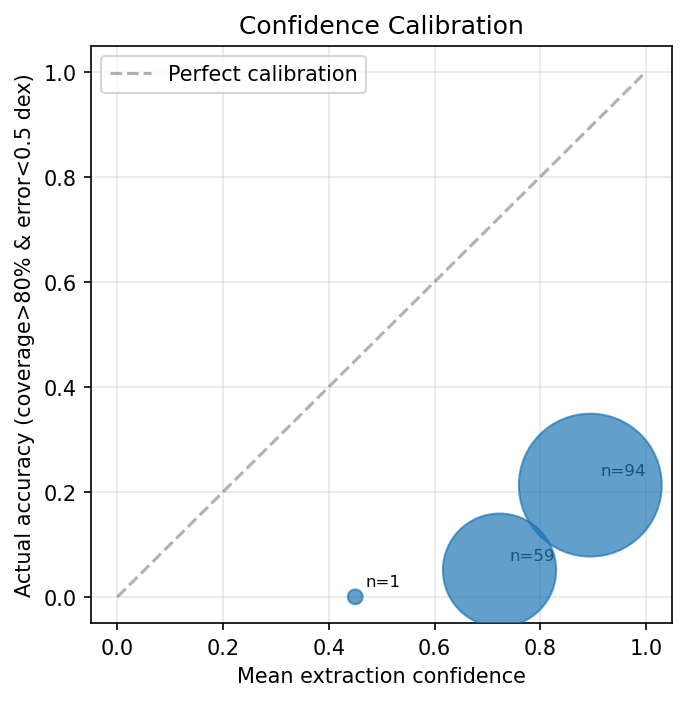
#> input picture evaluation/report.png, 687 x 701 px; its folder holds only this picture in this run
$ python -i plot_calibration.py   (imports and definitions only)
#> lines starting #> are read from the running program, lines starting #| are printed output that depends on the picture; after the words box and inside, x2 and y2 are one past the last pixel; in counts of white or black regions, pixels touching at a corner belong together
#> further down, picture is the input picture: shape (701, 687, 3); mean B, G, R 245, 242.6, 239.2
"""
Classical computer-vision support for figure-axis metrology (roadmap #566, P1 / #570).

Scope on master = the *axis-metrology* slice only. The #550 curve tracer
(``trace_curve`` and the CV-trace override gate) is deliberately NOT revived here:
that path drove the #550 blow-ups and is not needed to read an axis. This module
provides exactly what axis calibration needs:

  * ``detect_plot_region`` / ``detect_axis_ticks`` — pixel positions of the plot
    frame and the tick marks (metrology).
  * ``build_log_transform`` — the validated pixel -> data fit (``r2>=0.95`` guard).
  * ``split_panels`` — multi-panel figure splitting.
  * ``calibrate_axis_ocr`` + :class:`AxisCalibration` — fuse the OCR'd tick labels
    (``axis_ocr``) with the tick pixels into a *corroborated* axis verdict that
    ``transform_guard.guard_transform`` (P0's R2) commits-or-reverts.

The #550 calibrator trusted the LLM tick *values* and paired them to CV pixels by
index (``n = min(len(pix), len(vals))``); a mispaired or mislocated tick still fit
a line with ``r2>=0.95``, so a 12-/24-decade endpoint shift passed. P1 fixes this
by reading the labels themselves (OCR) so each (pixel, value) pair comes from the
same physical tick, and by a robust (RANSAC-style) fit that drops a single bad
tick instead of letting it drag the whole axis.

Every public function is defensive: it returns ``None`` (or passes the input
through, for ``split_panels``) on any failure and never raises. The caller in
``extractor.py`` must always be able to fall back to the pure-LLM path with no
regression below P0.
"""

from __future__ import annotations

import logging
import math
from dataclasses import dataclass
from pathlib import Path
from typing import Callable, Optional

from . import axis_ocr

logger = logging.getLogger(__name__)

# OpenCV / numpy are optional at import time so that importing this module never
# breaks the pipeline if the wheel is missing. All functions degrade to a no-op.
try:  # pragma: no cover - exercised implicitly
    import cv2  # type: ignore
    import numpy as np

    _CV_AVAILABLE = True
except Exception as _e:  # pragma: no cover
    cv2 = None  # type: ignore
    np = None  # type: ignore
    _CV_AVAILABLE = False
    logger.warning("opencv/numpy unavailable; plot_calibration is a no-op: %s", _e)


# Type aliases for readability
BBox = tuple[int, int, int, int]  # (x0, y0, x1, y1) in pixel coords

# Self-consistency tolerance for the OCR labels vs the geometric fit (dex).
GEOM_AGREE_DEX = 0.15
# RANSAC inlier residual (dex) and minimum inlier fraction.
RANSAC_INLIER_DEX = 0.15
RANSAC_MIN_INLIER_FRAC = 0.60


# [103 lines left out: functions _read_gray, split_panels, not called in this run]


# ---------------------------------------------------------------------------
# Plot region detection
# ---------------------------------------------------------------------------

def detect_plot_region(img) -> Optional[BBox]:
    """Find the bounding box of the main plot/axes rectangle.

    Detects long horizontal/vertical line segments (the axis spines / frame) via
    morphology on the binarised image, then takes the bounding box of the
    dominant frame. Falls back to the largest near-rectangular contour. Returns
    ``(x0, y0, x1, y1)`` or ``None`` on failure.
    """
    if not _CV_AVAILABLE or img is None:
        return None
    try:
        if img.ndim == 3:
            gray = cv2.cvtColor(img, cv2.COLOR_BGR2GRAY)
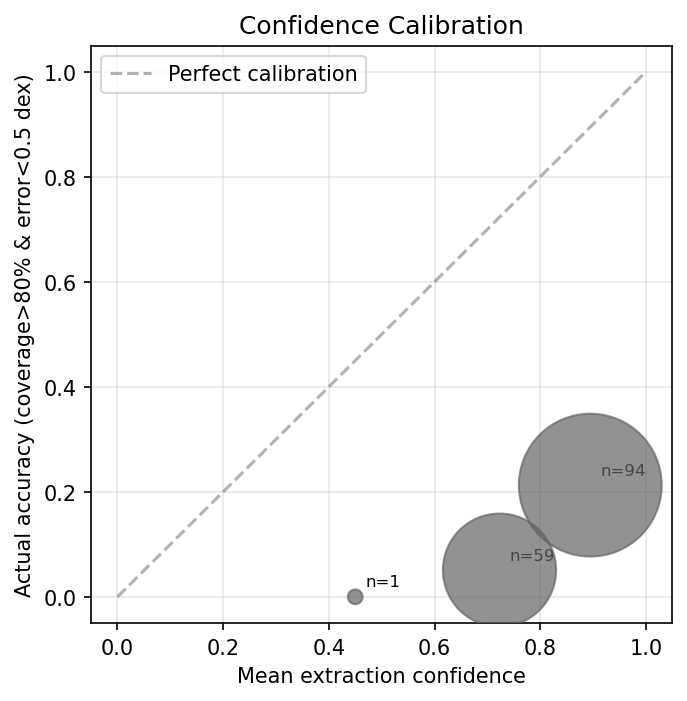
#> gray: shape (701, 687); min 0, max 255, mean 241.9
        else:
            gray = img
        h, w = gray.shape
#> h = 701; w = 687
        if h < 40 or w < 40:
            return None

        bw = cv2.threshold(gray, 0, 255, cv2.THRESH_BINARY_INV + cv2.THRESH_OTSU)[1]
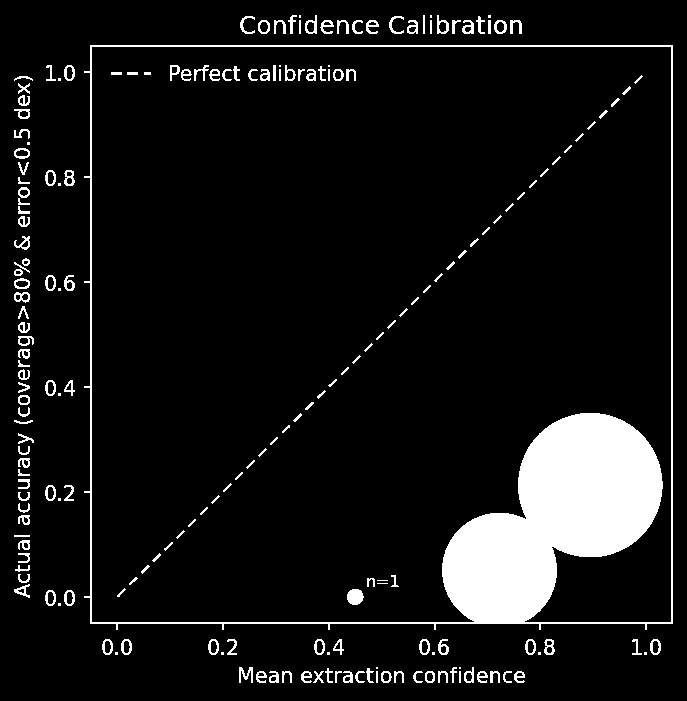
#> bw: shape (701, 687); 8.6% white; 202 white regions (22 under 20 px), largest, box (x1, y1, x2, y2) and area: (84, 45, 673, 630) 31252, (347, 589, 364, 605) 215, (239, 667, 253, 683) 117
        hor_len = max(15, w // 3)
#> hor_len = 229
        ver_len = max(15, h // 3)
#> ver_len = 233
        hor_kernel = cv2.getStructuringElement(cv2.MORPH_RECT, (hor_len, 1))
        ver_kernel = cv2.getStructuringElement(cv2.MORPH_RECT, (1, ver_len))
#> ver_kernel = 233 values from 1 to 1
        horiz = cv2.morphologyEx(bw, cv2.MORPH_OPEN, hor_kernel)
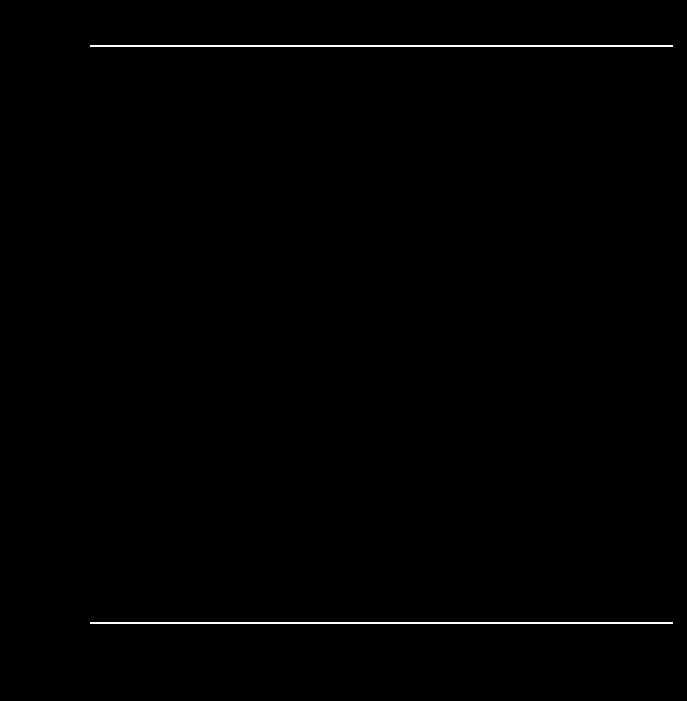
#> horiz: shape (701, 687); 0.48% white in thin lines or dots, all inside (x1, y1, x2, y2) = (90, 45, 673, 624)
        vert = cv2.morphologyEx(bw, cv2.MORPH_OPEN, ver_kernel)
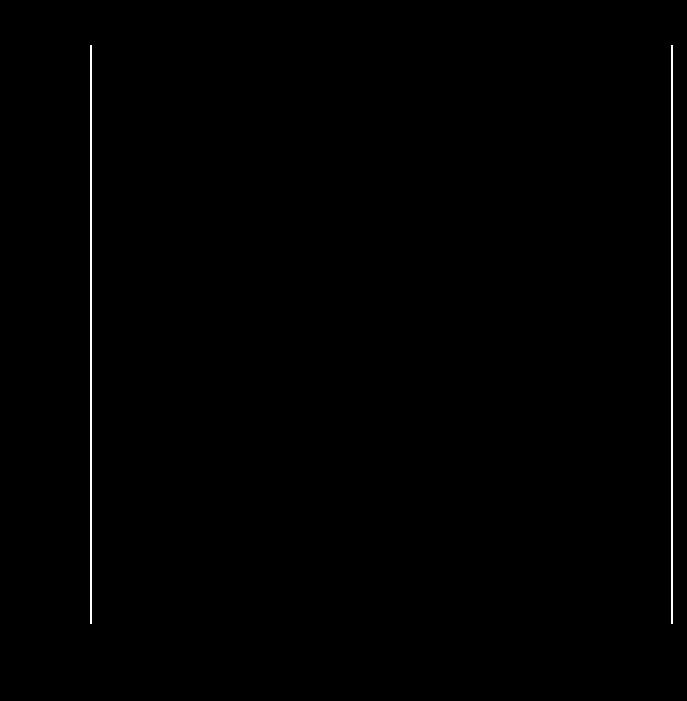
#> vert: shape (701, 687); 0.48% white in thin lines or dots, all inside (x1, y1, x2, y2) = (90, 45, 673, 624)
        frame = cv2.bitwise_or(horiz, vert)
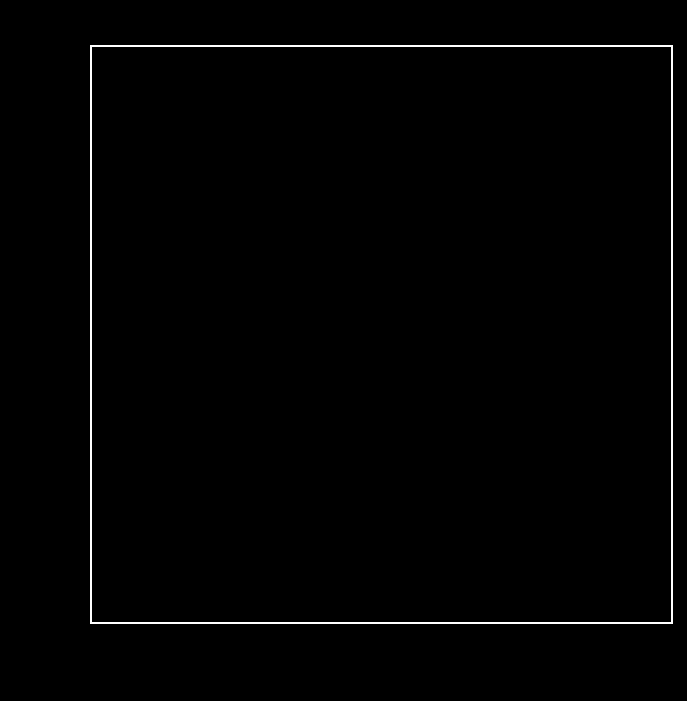
#> frame: shape (701, 687); 0.96% white in thin lines or dots, all inside (x1, y1, x2, y2) = (90, 45, 673, 624)

        ys, xs = np.where(frame > 0)
#> ys = 4632 values from 45 to 623; xs = 4632 values, max 672 at index 582, min 90 at index 0, mean 381
        if xs.size >= 8 and ys.size >= 8:
            x0, x1 = int(xs.min()), int(xs.max())
#> x0 = 90; x1 = 672
            y0, y1 = int(ys.min()), int(ys.max())
#> y0 = 45; y1 = 623
            if (x1 - x0) / w > 0.3 and (y1 - y0) / h > 0.3:
                return (x0, y0, x1, y1)

        contours, _ = cv2.findContours(bw, cv2.RETR_EXTERNAL, cv2.CHAIN_APPROX_SIMPLE)
        if not contours:
            return None
        best = max(contours, key=cv2.contourArea)
        x, y, bw_, bh_ = cv2.boundingRect(best)
        if bw_ < 0.3 * w or bh_ < 0.3 * h:
            return None
        return (x, y, x + bw_, y + bh_)
    except Exception as e:
        logger.warning("detect_plot_region failed: %s", e)
        return None


# ---------------------------------------------------------------------------
# Tick detection
# ---------------------------------------------------------------------------

# [137 lines left out: functions detect_axis_ticks, build_log_transform, not called in this run]


# ---------------------------------------------------------------------------
# OCR-corroborated axis calibration (P1)
# ---------------------------------------------------------------------------

@dataclass(frozen=True)
class AxisCalibration:
    """An OCR-corroborated pixel->data axis fit + the corroboration verdict.

    ``.corroborated`` is the signal P0's ``guard_transform`` consumes: P1 changes
    the *meaning* of corroborated from the #550 weak ``r2>=0.95`` proxy to "the
    OCR'd labels and the geometric fit agree with each other and land in a
    physically possible range".
    """

    transform: Optional[Callable[[float], float]]  # pixel -> data (validated fit) or None
    ocr_min: Optional[float]        # OCR-implied axis minimum (data coords)
    ocr_max: Optional[float]        # OCR-implied axis maximum (data coords)
    ocr_geom_agree: bool            # OCR labels vs geometric fit: median |Δ| <= GEOM_AGREE_DEX
    ocr_vs_llm_dex: float           # max endpoint |log10(OCR) - log10(LLM)|; inf if unknown
    n_labels: int                   # parseable OCR labels used
    fit_r2: float                   # fit quality on the inlier set
    endpoint_phys_ok: bool          # both OCR endpoints inside the widened VALID_RANGES
    note: str

    # [237 lines left out: functions corroborated, _robust_fit, calibrate_axis_ocr, calibrate_figure_axes, not called in this run]

>>> import cv2
>>> picture = cv2.imread('../evaluation/report.png')
>>> result = detect_plot_region(picture)
#> result = (90, 45, 672, 623)
